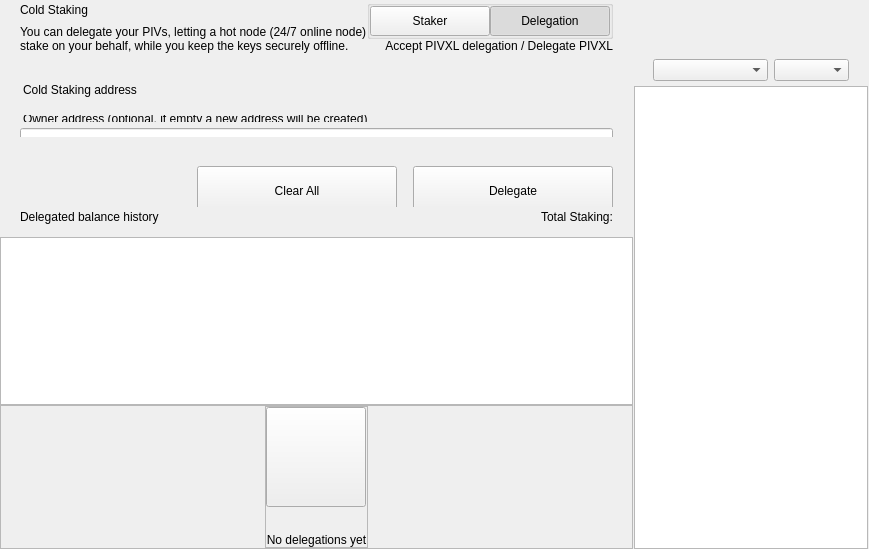
<?xml version="1.0" encoding="UTF-8"?>
<ui version="4.0">
 <class>ColdStakingWidget</class>
 <widget class="QWidget" name="ColdStakingWidget">
  <property name="geometry">
   <rect>
    <x>0</x>
    <y>0</y>
    <width>629</width>
    <height>549</height>
   </rect>
  </property>
  <property name="windowTitle">
   <string>Form</string>
  </property>
  <layout class="QHBoxLayout" name="horizontalLayout_1" stretch="2,1">
   <property name="spacing">
    <number>0</number>
   </property>
   <property name="leftMargin">
    <number>0</number>
   </property>
   <property name="topMargin">
    <number>0</number>
   </property>
   <property name="rightMargin">
    <number>0</number>
   </property>
   <property name="bottomMargin">
    <number>0</number>
   </property>
   <item>
    <widget class="QWidget" name="left" native="true">
     <layout class="QVBoxLayout" name="verticalLayout_3">
      <property name="leftMargin">
       <number>0</number>
      </property>
      <property name="topMargin">
       <number>0</number>
      </property>
      <property name="rightMargin">
       <number>0</number>
      </property>
      <property name="bottomMargin">
       <number>0</number>
      </property>
      <item>
       <layout class="QVBoxLayout" name="verticalLayout_2">
        <property name="spacing">
         <number>0</number>
        </property>
        <item>
         <layout class="QVBoxLayout" name="verticalLayoutTop">
          <property name="spacing">
           <number>0</number>
          </property>
          <property name="leftMargin">
           <number>0</number>
          </property>
          <property name="rightMargin">
           <number>0</number>
          </property>
          <item>
           <widget class="QWidget" name="containerTitle" native="true">
            <property name="sizePolicy">
             <sizepolicy hsizetype="Preferred" vsizetype="Minimum">
              <horstretch>0</horstretch>
              <verstretch>0</verstretch>
             </sizepolicy>
            </property>
            <property name="maximumSize">
             <size>
              <width>16777215</width>
              <height>100</height>
             </size>
            </property>
            <layout class="QHBoxLayout" name="containerTitleLayout">
             <property name="spacing">
              <number>0</number>
             </property>
             <property name="leftMargin">
              <number>20</number>
             </property>
             <property name="topMargin">
              <number>0</number>
             </property>
             <property name="rightMargin">
              <number>20</number>
             </property>
             <property name="bottomMargin">
              <number>0</number>
             </property>
             <item>
              <layout class="QVBoxLayout" name="verticalLayout11">
               <property name="spacing">
                <number>5</number>
               </property>
               <item>
                <widget class="QLabel" name="labelTitle">
                 <property name="text">
                  <string>Cold Staking</string>
                 </property>
                </widget>
               </item>
               <item>
                <widget class="QLabel" name="labelSubtitle1">
                 <property name="maximumSize">
                  <size>
                   <width>16777215</width>
                   <height>16777215</height>
                  </size>
                 </property>
                 <property name="text">
                  <string>You can delegate your PIVs, letting a hot node (24/7 online node)
stake on your behalf, while you keep the keys securely offline.</string>
                 </property>
                </widget>
               </item>
              </layout>
             </item>
             <item>
              <spacer name="horizontalSpacer">
               <property name="orientation">
                <enum>Qt::Horizontal</enum>
               </property>
               <property name="sizeHint" stdset="0">
                <size>
                 <width>40</width>
                 <height>20</height>
                </size>
               </property>
              </spacer>
             </item>
             <item>
              <widget class="QWidget" name="containerViewPrivacyChecks" native="true">
               <layout class="QVBoxLayout" name="containerPrivacyChecks">
                <property name="spacing">
                 <number>0</number>
                </property>
                <property name="leftMargin">
                 <number>0</number>
                </property>
                <property name="topMargin">
                 <number>0</number>
                </property>
                <property name="rightMargin">
                 <number>0</number>
                </property>
                <property name="bottomMargin">
                 <number>0</number>
                </property>
                <item alignment="Qt::AlignHCenter|Qt::AlignVCenter">
                 <widget class="QGroupBox" name="groupBox">
                  <property name="title">
                   <string/>
                  </property>
                  <layout class="QHBoxLayout" name="horizontalLayout_2_1">
                   <property name="spacing">
                    <number>0</number>
                   </property>
                   <property name="leftMargin">
                    <number>0</number>
                   </property>
                   <property name="topMargin">
                    <number>0</number>
                   </property>
                   <property name="rightMargin">
                    <number>0</number>
                   </property>
                   <property name="bottomMargin">
                    <number>0</number>
                   </property>
                   <item>
                    <widget class="QPushButton" name="pushLeft">
                     <property name="minimumSize">
                      <size>
                       <width>120</width>
                       <height>30</height>
                      </size>
                     </property>
                     <property name="maximumSize">
                      <size>
                       <width>120</width>
                       <height>30</height>
                      </size>
                     </property>
                     <property name="focusPolicy">
                      <enum>Qt::NoFocus</enum>
                     </property>
                     <property name="text">
                      <string>Staker</string>
                     </property>
                     <property name="checkable">
                      <bool>true</bool>
                     </property>
                     <property name="autoExclusive">
                      <bool>true</bool>
                     </property>
                    </widget>
                   </item>
                   <item>
                    <widget class="QPushButton" name="pushRight">
                     <property name="minimumSize">
                      <size>
                       <width>120</width>
                       <height>30</height>
                      </size>
                     </property>
                     <property name="maximumSize">
                      <size>
                       <width>120</width>
                       <height>30</height>
                      </size>
                     </property>
                     <property name="focusPolicy">
                      <enum>Qt::NoFocus</enum>
                     </property>
                     <property name="text">
                      <string>Delegation</string>
                     </property>
                     <property name="checkable">
                      <bool>true</bool>
                     </property>
                     <property name="checked">
                      <bool>true</bool>
                     </property>
                     <property name="autoExclusive">
                      <bool>true</bool>
                     </property>
                    </widget>
                   </item>
                  </layout>
                 </widget>
                </item>
                <item alignment="Qt::AlignTop">
                 <widget class="QLabel" name="labelSubtitle2">
                  <property name="text">
                   <string>Accept PIVXL delegation / Delegate PIVXL</string>
                  </property>
                  <property name="alignment">
                   <set>Qt::AlignRight|Qt::AlignTrailing|Qt::AlignVCenter</set>
                  </property>
                 </widget>
                </item>
               </layout>
              </widget>
             </item>
            </layout>
           </widget>
          </item>
          <item>
           <spacer name="verticalSpacer_2">
            <property name="orientation">
             <enum>Qt::Vertical</enum>
            </property>
            <property name="sizeType">
             <enum>QSizePolicy::Fixed</enum>
            </property>
            <property name="sizeHint" stdset="0">
             <size>
              <width>20</width>
              <height>30</height>
             </size>
            </property>
           </spacer>
          </item>
          <item>
           <widget class="QWidget" name="containerSend" native="true">
            <property name="minimumSize">
             <size>
              <width>0</width>
              <height>50</height>
             </size>
            </property>
            <layout class="QVBoxLayout" name="containerSendRow">
             <property name="spacing">
              <number>6</number>
             </property>
             <property name="leftMargin">
              <number>0</number>
             </property>
             <property name="topMargin">
              <number>0</number>
             </property>
             <property name="rightMargin">
              <number>0</number>
             </property>
             <property name="bottomMargin">
              <number>0</number>
             </property>
             <item>
              <widget class="QLabel" name="labelEditTitle">
               <property name="maximumSize">
                <size>
                 <width>16777215</width>
                 <height>30</height>
                </size>
               </property>
               <property name="styleSheet">
                <string notr="true">padding-left:20px; padding-bottom:3px;</string>
               </property>
               <property name="text">
                <string>Cold Staking address</string>
               </property>
              </widget>
             </item>
             <item>
              <spacer name="verticalSpacer_6">
               <property name="orientation">
                <enum>Qt::Vertical</enum>
               </property>
               <property name="sizeType">
                <enum>QSizePolicy::Fixed</enum>
               </property>
               <property name="sizeHint" stdset="0">
                <size>
                 <width>20</width>
                 <height>9</height>
                </size>
               </property>
              </spacer>
             </item>
             <item>
              <widget class="QWidget" name="containerOwner" native="true">
               <layout class="QVBoxLayout" name="vContainerOwner">
                <property name="spacing">
                 <number>4</number>
                </property>
                <property name="leftMargin">
                 <number>20</number>
                </property>
                <property name="topMargin">
                 <number>0</number>
                </property>
                <property name="rightMargin">
                 <number>20</number>
                </property>
                <property name="bottomMargin">
                 <number>0</number>
                </property>
                <item>
                 <widget class="QLabel" name="labelSubtitleDescription">
                  <property name="maximumSize">
                   <size>
                    <width>16777215</width>
                    <height>20</height>
                   </size>
                  </property>
                  <property name="styleSheet">
                   <string notr="true">margin-bottom:2px;
                   margin-left:0.05px;
                   padding:0px;</string>
                  </property>
                  <property name="text">
                   <string>Owner address (optional, if empty a new address will be created)</string>
                  </property>
                 </widget>
                </item>
                <item>
                 <widget class="QLineEdit" name="lineEditOwnerAddress">
                  <property name="minimumSize">
                   <size>
                    <width>0</width>
                    <height>50</height>
                   </size>
                  </property>
                  <property name="maximumSize">
                   <size>
                    <width>16777215</width>
                    <height>50</height>
                   </size>
                  </property>
                  <property name="styleSheet">
                   <string notr="true"/>
                  </property>
                  <property name="placeholderText">
                   <string>Enter owner address</string>
                  </property>
                 </widget>
                </item>
               </layout>
              </widget>
             </item>
            </layout>
           </widget>
          </item>
         </layout>
        </item>
        <item>
         <spacer name="verticalSpacer_3">
          <property name="orientation">
           <enum>Qt::Vertical</enum>
          </property>
          <property name="sizeType">
           <enum>QSizePolicy::Minimum</enum>
          </property>
          <property name="sizeHint" stdset="0">
           <size>
            <width>20</width>
            <height>20</height>
           </size>
          </property>
         </spacer>
        </item>
        <item>
         <widget class="QWidget" name="containerBtn" native="true">
          <property name="minimumSize">
           <size>
            <width>0</width>
            <height>50</height>
           </size>
          </property>
          <layout class="QHBoxLayout" name="horizontalLayout">
           <property name="rightMargin">
            <number>20</number>
           </property>
           <item>
            <spacer name="horizontalSpacer_2">
             <property name="orientation">
              <enum>Qt::Horizontal</enum>
             </property>
             <property name="sizeHint" stdset="0">
              <size>
               <width>200</width>
               <height>20</height>
              </size>
             </property>
            </spacer>
           </item>
           <item>
            <layout class="QHBoxLayout" name="horizontalLayout_7">
             <item>
              <spacer name="horizontalSpacer_3">
               <property name="orientation">
                <enum>Qt::Horizontal</enum>
               </property>
               <property name="sizeType">
                <enum>QSizePolicy::Expanding</enum>
               </property>
               <property name="sizeHint" stdset="0">
                <size>
                 <width>40</width>
                 <height>20</height>
                </size>
               </property>
              </spacer>
             </item>
             <item>
              <widget class="QPushButton" name="pushButtonClear">
               <property name="minimumSize">
                <size>
                 <width>200</width>
                 <height>50</height>
                </size>
               </property>
               <property name="focusPolicy">
                <enum>Qt::NoFocus</enum>
               </property>
               <property name="text">
                <string>Clear All</string>
               </property>
              </widget>
             </item>
             <item>
              <spacer name="horizontalSpacer_4">
               <property name="orientation">
                <enum>Qt::Horizontal</enum>
               </property>
               <property name="sizeType">
                <enum>QSizePolicy::Fixed</enum>
               </property>
               <property name="sizeHint" stdset="0">
                <size>
                 <width>10</width>
                 <height>20</height>
                </size>
               </property>
              </spacer>
             </item>
             <item>
              <widget class="QPushButton" name="pushButtonSend">
               <property name="minimumSize">
                <size>
                 <width>200</width>
                 <height>50</height>
                </size>
               </property>
               <property name="maximumSize">
                <size>
                 <width>200</width>
                 <height>50</height>
                </size>
               </property>
               <property name="focusPolicy">
                <enum>Qt::NoFocus</enum>
               </property>
               <property name="text">
                <string>Delegate</string>
               </property>
              </widget>
             </item>
            </layout>
           </item>
          </layout>
         </widget>
        </item>
        <item>
         <widget class="QWidget" name="containerHistoryLabel" native="true">
          <layout class="QHBoxLayout" name="horizontalLayout_4">
           <property name="spacing">
            <number>0</number>
           </property>
           <property name="leftMargin">
            <number>20</number>
           </property>
           <property name="topMargin">
            <number>0</number>
           </property>
           <property name="rightMargin">
            <number>20</number>
           </property>
           <property name="bottomMargin">
            <number>0</number>
           </property>
           <item>
            <widget class="QWidget" name="verticalWidget" native="true">
             <property name="minimumSize">
              <size>
               <width>100</width>
               <height>0</height>
              </size>
             </property>
             <layout class="QVBoxLayout" name="verticalLayout_58">
              <property name="leftMargin">
               <number>0</number>
              </property>
              <property name="topMargin">
               <number>0</number>
              </property>
              <property name="rightMargin">
               <number>0</number>
              </property>
              <property name="bottomMargin">
               <number>0</number>
              </property>
              <item>
               <widget class="QLabel" name="labelListHistory">
                <property name="text">
                 <string>Delegated balance history</string>
                </property>
               </widget>
              </item>
             </layout>
            </widget>
           </item>
           <item>
            <spacer name="horizontalSpacer_5">
             <property name="orientation">
              <enum>Qt::Horizontal</enum>
             </property>
             <property name="sizeHint" stdset="0">
              <size>
               <width>40</width>
               <height>20</height>
              </size>
             </property>
            </spacer>
           </item>
           <item>
            <widget class="QLabel" name="labelStakingTotal">
             <property name="text">
              <string>Total Staking:</string>
             </property>
            </widget>
           </item>
          </layout>
         </widget>
        </item>
        <item>
         <layout class="QVBoxLayout" name="verticalLayout_64">
          <property name="spacing">
           <number>0</number>
          </property>
          <item>
           <spacer name="verticalSpacer_44">
            <property name="orientation">
             <enum>Qt::Vertical</enum>
            </property>
            <property name="sizeType">
             <enum>QSizePolicy::Fixed</enum>
            </property>
            <property name="sizeHint" stdset="0">
             <size>
              <width>20</width>
              <height>10</height>
             </size>
            </property>
           </spacer>
          </item>
          <item>
           <widget class="QListView" name="listView">
            <property name="enabled">
             <bool>true</bool>
            </property>
            <property name="mouseTracking">
             <bool>true</bool>
            </property>
           </widget>
          </item>
          <item>
           <widget class="QFrame" name="emptyContainer">
            <property name="minimumSize">
             <size>
              <width>0</width>
              <height>100</height>
             </size>
            </property>
            <property name="frameShape">
             <enum>QFrame::StyledPanel</enum>
            </property>
            <property name="frameShadow">
             <enum>QFrame::Raised</enum>
            </property>
            <layout class="QVBoxLayout" name="verticalLayout_71" stretch="1,8">
             <property name="spacing">
              <number>0</number>
             </property>
             <property name="leftMargin">
              <number>0</number>
             </property>
             <property name="topMargin">
              <number>0</number>
             </property>
             <property name="rightMargin">
              <number>0</number>
             </property>
             <property name="bottomMargin">
              <number>0</number>
             </property>
             <item>
              <spacer name="verticalSpacer">
               <property name="orientation">
                <enum>Qt::Vertical</enum>
               </property>
               <property name="sizeHint" stdset="0">
                <size>
                 <width>20</width>
                 <height>20</height>
                </size>
               </property>
              </spacer>
             </item>
             <item alignment="Qt::AlignHCenter|Qt::AlignVCenter">
              <widget class="QFrame" name="emptyScreen">
               <property name="sizePolicy">
                <sizepolicy hsizetype="Expanding" vsizetype="Expanding">
                 <horstretch>0</horstretch>
                 <verstretch>0</verstretch>
                </sizepolicy>
               </property>
               <property name="frameShape">
                <enum>QFrame::StyledPanel</enum>
               </property>
               <property name="frameShadow">
                <enum>QFrame::Raised</enum>
               </property>
               <layout class="QVBoxLayout" name="verticalLayout">
                <property name="spacing">
                 <number>30</number>
                </property>
                <property name="leftMargin">
                 <number>0</number>
                </property>
                <property name="topMargin">
                 <number>0</number>
                </property>
                <property name="rightMargin">
                 <number>0</number>
                </property>
                <property name="bottomMargin">
                 <number>0</number>
                </property>
                <item alignment="Qt::AlignHCenter|Qt::AlignVCenter">
                 <widget class="QPushButton" name="pushImgEmpty">
                  <property name="minimumSize">
                   <size>
                    <width>100</width>
                    <height>100</height>
                   </size>
                  </property>
                  <property name="maximumSize">
                   <size>
                    <width>100</width>
                    <height>100</height>
                   </size>
                  </property>
                  <property name="focusPolicy">
                   <enum>Qt::NoFocus</enum>
                  </property>
                  <property name="text">
                   <string/>
                  </property>
                  <property name="iconSize">
                   <size>
                    <width>100</width>
                    <height>100</height>
                   </size>
                  </property>
                 </widget>
                </item>
                <item alignment="Qt::AlignHCenter|Qt::AlignVCenter">
                 <widget class="QLabel" name="labelEmpty">
                  <property name="styleSheet">
                   <string notr="true"/>
                  </property>
                  <property name="text">
                   <string>No delegations yet</string>
                  </property>
                  <property name="alignment">
                   <set>Qt::AlignCenter</set>
                  </property>
                 </widget>
                </item>
               </layout>
              </widget>
             </item>
            </layout>
           </widget>
          </item>
         </layout>
        </item>
       </layout>
      </item>
     </layout>
    </widget>
   </item>
   <item>
    <widget class="QWidget" name="right" native="true">
     <layout class="QVBoxLayout" name="rightContainer">
      <property name="spacing">
       <number>0</number>
      </property>
      <property name="leftMargin">
       <number>1</number>
      </property>
      <property name="topMargin">
       <number>0</number>
      </property>
      <property name="rightMargin">
       <number>1</number>
      </property>
      <property name="bottomMargin">
       <number>0</number>
      </property>
      <item>
       <widget class="QWidget" name="containerRightButtons" native="true">
        <property name="minimumSize">
         <size>
          <width>0</width>
          <height>50</height>
         </size>
        </property>
        <layout class="QVBoxLayout" name="verticalLayout_4">
         <property name="leftMargin">
          <number>19</number>
         </property>
         <property name="topMargin">
          <number>0</number>
         </property>
         <property name="rightMargin">
          <number>19</number>
         </property>
         <property name="bottomMargin">
          <number>0</number>
         </property>
         <item>
          <widget class="OptionButton" name="btnCoinControl" native="true">
           <property name="minimumSize">
            <size>
             <width>0</width>
             <height>0</height>
            </size>
           </property>
          </widget>
         </item>
         <item>
          <widget class="OptionButton" name="btnColdStaking" native="true"/>
         </item>
         <item>
          <widget class="OptionButton" name="btnMyStakingAddresses" native="true">
           <property name="sizePolicy">
            <sizepolicy hsizetype="Preferred" vsizetype="Minimum">
             <horstretch>0</horstretch>
             <verstretch>0</verstretch>
            </sizepolicy>
           </property>
          </widget>
         </item>
        </layout>
       </widget>
      </item>
      <item>
       <widget class="QWidget" name="sortWidget" native="true">
        <layout class="QHBoxLayout" name="horizontalLayout_6">
         <property name="leftMargin">
          <number>19</number>
         </property>
         <property name="rightMargin">
          <number>19</number>
         </property>
         <property name="bottomMargin">
          <number>5</number>
         </property>
         <item>
          <spacer name="horizontalSpacer_6">
           <property name="orientation">
            <enum>Qt::Horizontal</enum>
           </property>
           <property name="sizeHint" stdset="0">
            <size>
             <width>40</width>
             <height>20</height>
            </size>
           </property>
          </spacer>
         </item>
         <item>
          <widget class="QComboBox" name="comboBoxSort">
           <property name="sizePolicy">
            <sizepolicy hsizetype="Preferred" vsizetype="Fixed">
             <horstretch>0</horstretch>
             <verstretch>0</verstretch>
            </sizepolicy>
           </property>
           <property name="minimumSize">
            <size>
             <width>115</width>
             <height>0</height>
            </size>
           </property>
          </widget>
         </item>
         <item>
          <widget class="QComboBox" name="comboBoxSortOrder">
           <property name="sizePolicy">
            <sizepolicy hsizetype="Preferred" vsizetype="Fixed">
             <horstretch>0</horstretch>
             <verstretch>0</verstretch>
            </sizepolicy>
           </property>
           <property name="minimumSize">
            <size>
             <width>75</width>
             <height>0</height>
            </size>
           </property>
          </widget>
         </item>
        </layout>
       </widget>
      </item>
      <item>
       <widget class="QListView" name="listViewStakingAddress">
        <property name="enabled">
         <bool>true</bool>
        </property>
        <property name="mouseTracking">
         <bool>true</bool>
        </property>
       </widget>
      </item>
     </layout>
    </widget>
   </item>
  </layout>
 </widget>
 <customwidgets>
  <customwidget>
   <class>OptionButton</class>
   <extends>QWidget</extends>
   <header>qt/pivxl/optionbutton.h</header>
   <container>1</container>
  </customwidget>
 </customwidgets>
 <resources/>
 <connections/>
</ui>
